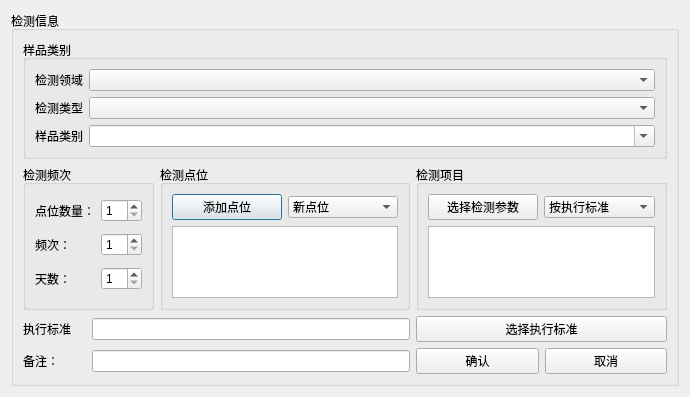
<?xml version="1.0" encoding="UTF-8"?>
<ui version="4.0">
 <class>testInfoEditor</class>
 <widget class="QDialog" name="testInfoEditor">
  <property name="geometry">
   <rect>
    <x>0</x>
    <y>0</y>
    <width>690</width>
    <height>397</height>
   </rect>
  </property>
  <property name="windowTitle">
   <string>Dialog</string>
  </property>
  <layout class="QHBoxLayout" name="horizontalLayout_2">
   <item>
    <widget class="QGroupBox" name="groupBox">
     <property name="title">
      <string>检测信息</string>
     </property>
     <layout class="QGridLayout" name="gridLayout_8">
      <item row="1" column="2">
       <widget class="QGroupBox" name="groupBox_4">
        <property name="title">
         <string>检测点位</string>
        </property>
        <layout class="QGridLayout" name="gridLayout_6">
         <item row="0" column="0">
          <widget class="QPushButton" name="sampleSiteSeclectBtn">
           <property name="text">
            <string>添加点位</string>
           </property>
          </widget>
         </item>
         <item row="0" column="1">
          <widget class="QComboBox" name="siteSelectBox">
           <item>
            <property name="text">
             <string>新点位</string>
            </property>
           </item>
           <item>
            <property name="text">
             <string>历史点位</string>
            </property>
           </item>
          </widget>
         </item>
         <item row="1" column="0" colspan="2">
          <widget class="QTextEdit" name="samplePosEdit">
           <property name="readOnly">
            <bool>false</bool>
           </property>
          </widget>
         </item>
        </layout>
       </widget>
      </item>
      <item row="5" column="0">
       <widget class="QLabel" name="label_21">
        <property name="text">
         <string>备注：</string>
        </property>
       </widget>
      </item>
      <item row="5" column="3">
       <layout class="QHBoxLayout" name="horizontalLayout">
        <item>
         <widget class="QPushButton" name="testInofOkBtn">
          <property name="text">
           <string>确认</string>
          </property>
         </widget>
        </item>
        <item>
         <widget class="QPushButton" name="cancelBtn">
          <property name="text">
           <string>取消</string>
          </property>
         </widget>
        </item>
       </layout>
      </item>
      <item row="1" column="3">
       <widget class="QGroupBox" name="groupBox_5">
        <property name="title">
         <string>检测项目</string>
        </property>
        <layout class="QGridLayout" name="gridLayout_7">
         <item row="0" column="1">
          <widget class="QComboBox" name="comboBox">
           <item>
            <property name="text">
             <string>按执行标准</string>
            </property>
           </item>
           <item>
            <property name="text">
             <string>选择项目</string>
            </property>
           </item>
           <item>
            <property name="text">
             <string>按历史项目</string>
            </property>
           </item>
          </widget>
         </item>
         <item row="0" column="0">
          <widget class="QPushButton" name="testItemAddBtn">
           <property name="text">
            <string>选择检测参数</string>
           </property>
          </widget>
         </item>
         <item row="1" column="0" colspan="2">
          <widget class="QTextEdit" name="testItemEdit">
           <property name="enabled">
            <bool>true</bool>
           </property>
           <property name="readOnly">
            <bool>false</bool>
           </property>
           <property name="placeholderText">
            <string/>
           </property>
          </widget>
         </item>
        </layout>
       </widget>
      </item>
      <item row="3" column="3">
       <widget class="QPushButton" name="standardSelectBtn">
        <property name="text">
         <string>选择执行标准</string>
        </property>
       </widget>
      </item>
      <item row="5" column="1" colspan="2">
       <widget class="QLineEdit" name="remarkEdit"/>
      </item>
      <item row="3" column="0">
       <widget class="QLabel" name="label_33">
        <property name="text">
         <string>执行标准</string>
        </property>
       </widget>
      </item>
      <item row="3" column="1" colspan="2">
       <widget class="QLineEdit" name="standardNameEidt">
        <property name="readOnly">
         <bool>true</bool>
        </property>
       </widget>
      </item>
      <item row="0" column="0" colspan="4">
       <widget class="QGroupBox" name="groupBox_2">
        <property name="title">
         <string>样品类别</string>
        </property>
        <layout class="QGridLayout" name="gridLayout_4" columnstretch="0,1">
         <item row="0" column="0">
          <widget class="QLabel" name="label_18">
           <property name="text">
            <string>检测领域</string>
           </property>
          </widget>
         </item>
         <item row="2" column="1">
          <widget class="QComboBox" name="sampleTypeBox">
           <property name="editable">
            <bool>true</bool>
           </property>
          </widget>
         </item>
         <item row="0" column="1">
          <widget class="QComboBox" name="testFiledBox"/>
         </item>
         <item row="1" column="0">
          <widget class="QLabel" name="label_19">
           <property name="text">
            <string>检测类型</string>
           </property>
          </widget>
         </item>
         <item row="2" column="0">
          <widget class="QLabel" name="label_20">
           <property name="text">
            <string>样品类别</string>
           </property>
          </widget>
         </item>
         <item row="1" column="1">
          <widget class="QComboBox" name="testTypeBox"/>
         </item>
        </layout>
       </widget>
      </item>
      <item row="1" column="0" colspan="2">
       <widget class="QGroupBox" name="groupBox_3">
        <property name="title">
         <string>检测频次</string>
        </property>
        <layout class="QGridLayout" name="gridLayout_5">
         <item row="0" column="0">
          <widget class="QLabel" name="label_23">
           <property name="text">
            <string>点位数量：</string>
           </property>
          </widget>
         </item>
         <item row="1" column="0">
          <widget class="QLabel" name="label_24">
           <property name="text">
            <string>频次：</string>
           </property>
          </widget>
         </item>
         <item row="2" column="0">
          <widget class="QLabel" name="label_25">
           <property name="text">
            <string>天数：</string>
           </property>
          </widget>
         </item>
         <item row="0" column="1">
          <widget class="QSpinBox" name="samplingPosCountBox">
           <property name="enabled">
            <bool>true</bool>
           </property>
           <property name="minimum">
            <number>1</number>
           </property>
           <property name="value">
            <number>1</number>
           </property>
          </widget>
         </item>
         <item row="1" column="1">
          <widget class="QSpinBox" name="samplingFrequencyBox">
           <property name="minimum">
            <number>1</number>
           </property>
           <property name="maximum">
            <number>24</number>
           </property>
          </widget>
         </item>
         <item row="2" column="1">
          <widget class="QSpinBox" name="samplingPeriodCountBox">
           <property name="minimum">
            <number>1</number>
           </property>
           <property name="maximum">
            <number>30</number>
           </property>
          </widget>
         </item>
        </layout>
       </widget>
      </item>
     </layout>
    </widget>
   </item>
  </layout>
 </widget>
 <resources/>
 <connections/>
</ui>
